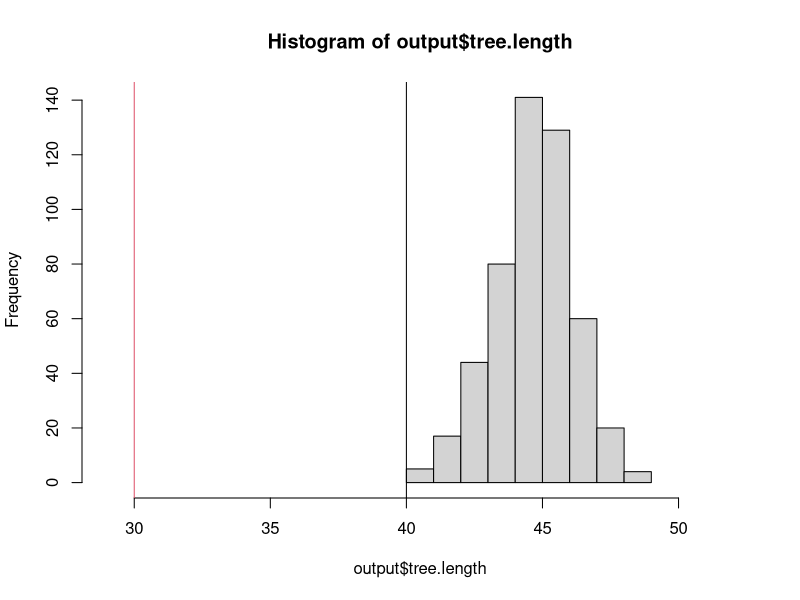

Reproduce this figure in R.
## ---- chunk 1
knitr::opts_chunk$set(echo = TRUE, warnings = FALSE)
## ---- chunk 2
library(phangorn)
library(phytools)
library(ape)
## ---- chunk 3
#data
outgroup <-c(0,0,0,0,0,0,0,0,0,0,0,0,0,0,0,0,0,0,0,0)
cat      <-c(0,1,0,1,0,0,1,1,1,0,0,0,1,1,1,0,0,0,0,0)
hyena    <-c(0,1,0,1,0,0,1,0,1,0,0,0,1,1,1,1,0,0,0,0)
civet    <-c(0,1,0,0,0,0,0,0,1,0,0,0,0,0,1,1,0,0,0,0)
dog      <-c(1,0,0,0,1,0,0,0,0,0,0,0,0,0,0,0,0,0,0,0)
racoon   <-c(1,0,0,0,1,0,0,0,0,0,0,0,0,0,1,0,1,0,0,0)
bear     <-c(1,0,0,0,1,1,0,0,0,1,0,0,0,0,0,0,1,1,0,1)
otter    <-c(1,0,0,0,1,0,0,0,0,1,0,0,1,0,1,1,1,0,0,0)
seal     <-c(1,0,1,0,1,1,0,0,0,1,1,1,0,1,1,1,0,0,1,1) #large 4 originaly NA,0,1,1
walrus   <-c(1,0,1,0,1,1,0,0,0,1,1,1,0,0,1,1,0,1,1,1)
sealion  <-c(1,0,1,0,1,1,0,0,0,1,0,0,0,1,1,1,0,1,1,1)

#rbind it
carn7.9 <- rbind(outgroup = outgroup, #?mole?
            cat = cat,
            hyena = hyena,
            civet = civet,
            dog = dog,
            racoon = racoon,
            bear = bear,
            otter = otter,
            seal = seal,
            walrus = walrus,
            sealion = sealion)
## ---- chunk 4
taxa <- rownames(carn7.9)
n.taxa <- length(taxa)
n.traits <- ncol(carn7.9)

perumuted.matrix <- carn7.9
for(j in 1:n.traits){
  permute.taxa <- sample(x = taxa, size = n.taxa, replace = F)
  perumuted.matrix[,j] <- perumuted.matrix[permute.taxa, j]
}


## ---- chunk 5
#Original matrix
carn7.9

#Permuted
perumuted.matrix
## ---- chunk 6
carn7.9.phyData <- phangorn::phyDat(carn7.9,
                                    type = "USER", 
                                    levels = c(0,1))
dm <- dist.hamming(carn7.9.phyData)
tree <- NJ(dm)

tree.orig <- optim.parsimony(tree, carn7.9.phyData)

#
CI(tree.orig,
   carn7.9.phyData)

#
parsimony(tree.orig,carn7.9.phyData)

## ---- chunk 7
# how many times to do algo
n.permutations <- 500
n.traits <- ncol(carn7.9)

#storage vector
output <- data.frame(tree.length = rep(NA, n.permutations),
                     CI = rep(NA, n.permutations))
  

#outer loop: number of permutations
for(i in 1:n.permutations){

#make copy of matrix
perumuted.matrix <- carn7.9

#in loop: permuate the matrx
for(j in 1:n.traits){
  permute.taxa <- sample(x = taxa, size = n.taxa, replace = F)
  perumuted.matrix[,j] <- perumuted.matrix[permute.taxa, j]
}

#convert data type
perumuted.matrix.phyData <- phyDat(perumuted.matrix, 
                                   type = "USER", 
                                   levels = c(0,1))
#build tree
## build NJ guide tree
dm.i <- dist.hamming(perumuted.matrix.phyData)
guide.tree.i <- NJ(dm.i)

tree.i <- tryCatch(optim.parsimony(tree = guide.tree.i, 
                          data = perumuted.matrix.phyData))

if(inherits(tree.i, "error")) next
  
#calculate consistency index
CI.i       <- tryCatch(CI(tree.i, perumuted.matrix.phyData))
parsimony.i <- tryCatch(parsimony(tree.i, perumuted.matrix.phyData))

if(inherits(CI.i, "error")) next
if(inherits(parsimony.i, "error")) next
  

output[i,"tree.length"] <- parsimony.i
output[i,"CI"] <- CI.i
}


## ---- chunk 8
hist(output$tree.length, xlim = c(29, 52))
abline(v = min(output$tree.length))
abline(v = parsimony(tree.orig,carn7.9.phyData), col = 2)
